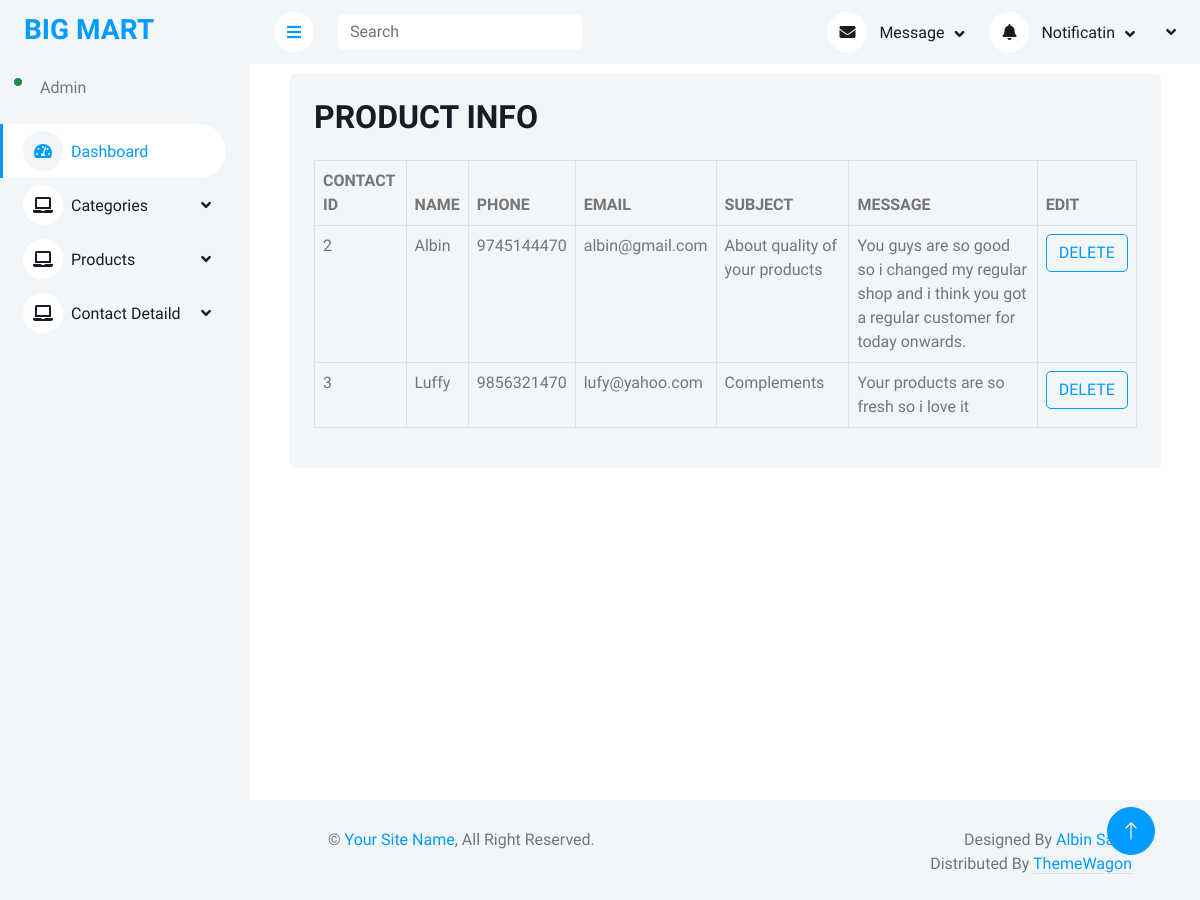
Page /Backend/contact_details/ on the committed database.
### Webapp/models.py (models this page shows)
class contactdb(models.Model):
    Name = models.CharField(max_length=50, blank=True, null=True)
    Email = models.CharField(max_length=50, blank=True, null=True)
    Phone = models.IntegerField(blank=True, null=True)
    Subject = models.CharField(max_length=50, blank=True, null=True)
    Message = models.CharField(max_length=100, blank=True, null=True)

### Backend/views.py (the view)
# urls.py: path('contact_details/', views.contact_details, name="contact_details"),
def contact_details(request):
    data = contactdb.objects.all()
    return render(request, "contact_data.html", {'data': data})

### Backend/templates/contact_data.html (shortened to what this page needs)
<!DOCTYPE html>
{% extends 'index.html' %}
{% block content %}
<html lang="en">
<head>
</head>
<body>
  <div>
      <div class="col-sm-12 col-xl-11" style="margin-left:40px;margin-top:10px;">
        <div class="bg-light rounded h-100 p-4">
            <h2 class="mb-4">PRODUCT INFO</h2>
            <table class="table table-bordered">
                <thead>
                    <tr>
                        <th scope="col">CONTACT ID</th>
                        <th scope="col">NAME</th>
                        <th scope="col">PHONE</th>
                        <th scope="col">EMAIL</th>
                        <th scope="col">SUBJECT</th>
                        <th scope="col">MESSAGE</th>
                        <th scope="col">EDIT</th>
                    </tr>
                </thead>
                <tbody>
                {%for i in data%}
                    <tr>
                        <td>{{i.id}}</td>
                        <td>{{i.Name}}</td>
                        <td>{{i.Phone}}</td>
                        <td>{{i.Email}}</td>
                        <td>{{i.Subject}}</td>
                        <td>{{i.Message}}</td>
                        <td>
                            <div class="btn-group" role="group">
                                <a href="{% url 'delete_contact' cid=i.id %}">
                                  <button type="submit" class="btn btn-outline-primary">DELETE</button>
                                </a>
                            </div>
                        </td>
                    </tr>
                {% endfor %}
                </tbody>
            </table>
        </div>
    </div>
  </div>
</body>
</html>
{% endblock %}

### Backend/static/assets/css/style.css (style rules this page uses)
:root { --primary: #009CFF; --light: #F3F6F9; --dark: #191C24; }
.btn { transition: .5s; }

### rows in the picture
contactdb: id "2", Name "Albin", Phone "9745144470", Email "albin@gmail.com", Subject "About quality of your products", Message "You guys are so good so i changed my regular shop and i think you got a regular customer for today onwards."
contactdb: id "3", Name "Luffy", Phone "9856321470", Email "lufy@yahoo.com", Subject "Complements", Message "Your products are so fresh so i love it"
